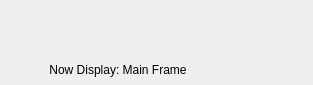
<?xml version="1.0" encoding="UTF-8"?>
<ui version="4.0">
 <class>ImageIndexWidgetClass</class>
 <widget class="QWidget" name="ImageIndexWidgetClass">
  <property name="geometry">
   <rect>
    <x>0</x>
    <y>0</y>
    <width>313</width>
    <height>85</height>
   </rect>
  </property>
  <property name="windowTitle">
   <string>ImageIndexWidget</string>
  </property>
  <widget class="QWidget" name="horizontalLayoutWidget">
   <property name="geometry">
    <rect>
     <x>30</x>
     <y>30</y>
     <width>176</width>
     <height>80</height>
    </rect>
   </property>
   <layout class="QHBoxLayout" name="horizontalLayout">
    <item>
     <widget class="QLabel" name="indexLabel">
      <property name="text">
       <string>Now Display: Main Frame</string>
      </property>
      <property name="alignment">
       <set>Qt::AlignCenter</set>
      </property>
     </widget>
    </item>
   </layout>
  </widget>
 </widget>
 <layoutdefault spacing="6" margin="11"/>
 <resources/>
 <connections/>
</ui>
